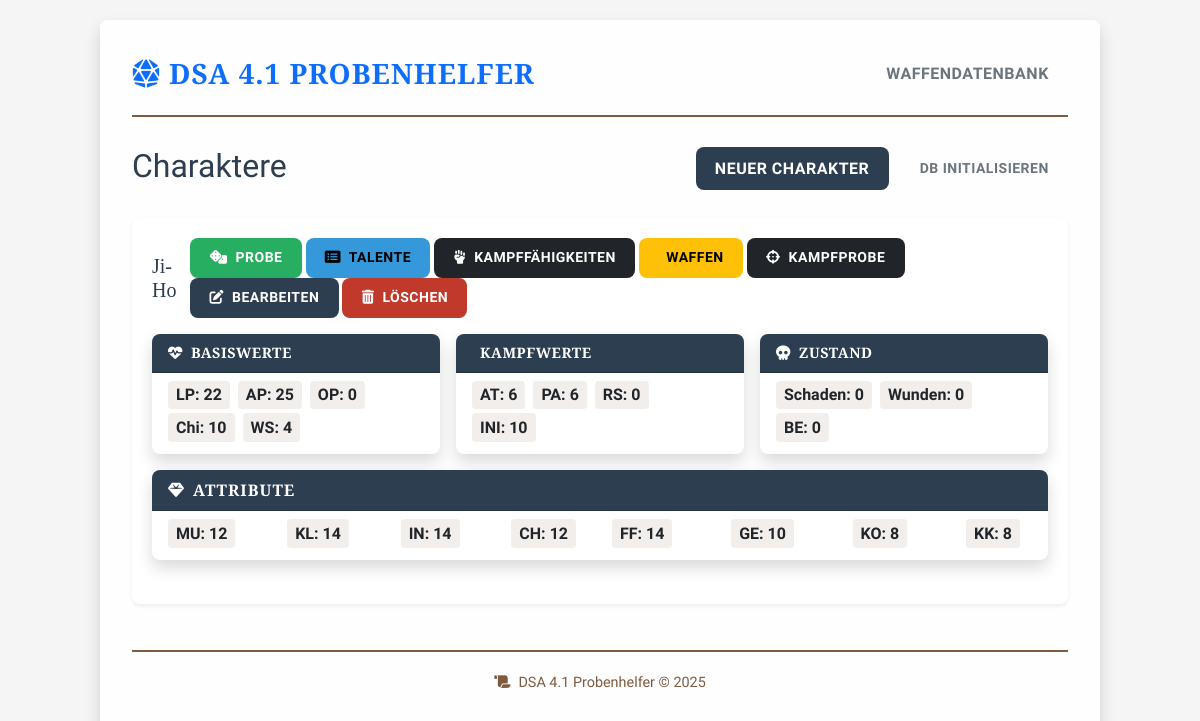
The page / on the database its author committed.
### app.py (models this page shows, shortened)
class Character(db.Model):
    id = db.Column(db.Integer, primary_key=True)
    name = db.Column(db.String(100), nullable=False)
    lp = db.Column(db.Integer, nullable=False)
    ap = db.Column(db.Integer, nullable=False)
    op = db.Column(db.Integer, nullable=False)
    chi = db.Column(db.Integer, nullable=False, default=0)  # Neue Spalte für Chi-Punkte
    rs_wert = db.Column(db.Integer, nullable=False)
    pa_basis = db.Column(db.Integer, nullable=False)
    at_basis = db.Column(db.Integer, nullable=False)
    wundschwelle = db.Column(db.Integer, nullable=False)
    damage = db.Column(db.Integer, nullable=False)
    wunden = db.Column(db.Integer, nullable=False)
    initiative = db.Column(db.Integer, nullable=False)
    mut = db.Column(db.Integer, nullable=False)
    klugheit = db.Column(db.Integer, nullable=False)
    intuition = db.Column(db.Integer, nullable=False)
    charisma = db.Column(db.Integer, nullable=False)
    fingerfertigkeit = db.Column(db.Integer, nullable=False)
    gewandtheit = db.Column(db.Integer, nullable=False)
    konstitution = db.Column(db.Integer, nullable=False)
    koerperkraft = db.Column(db.Integer, nullable=False)
    be = db.Column(db.Integer, default=0)
    talente = db.relationship('Talent', backref='character', lazy=True, cascade="all, delete-orphan")
    melee_weapon_links = db.relationship('CharacterMeleeWeapon', backref='character', lazy=True, cascade="all, delete-orphan")
    ranged_weapon_links = db.relationship('CharacterRangedWeapon', backref='character', lazy=True, cascade="all, delete-orphan")
    parry_weapon_links = db.relationship('CharacterParryWeapon', backref='character', lazy=True, cascade="all, delete-orphan")

### app.py (the view)
@app.route('/')
def index():
    characters = Character.query.all()
    return render_template('index.html', characters=characters)

### templates/index.html (shortened to what this page needs)
{% extends "layout.html" %}
{% block content %}
<div class="row mb-4">
    <div class="col">
        <h2>Charaktere</h2>
    </div>
    <div class="col text-end">
        <a href="{{ url_for('new_character') }}" class="btn btn-primary">Neuer Charakter</a>
        <a href="{{ url_for('init_db') }}" class="btn btn-outline-secondary btn-sm ms-2">DB initialisieren</a>
    </div>
</div>
{% if characters %}
    <div class="list-group mb-4">
        {% for character in characters %}
            <div class="list-group-item list-group-item-action character-card">
                <div class="d-flex w-100 justify-content-between align-items-center mb-3">
                    <h5 class="mb-0">{{ character.name }}</h5>
                    <div>
                        <a href="{{ url_for('probe', character_id=character.id) }}" class="btn btn-success btn-sm">
                            <i class="fas fa-dice me-1"></i> Probe
                        </a>
                        <a href="{{ url_for('character_talents', character_id=character.id) }}" class="btn btn-info btn-sm">
                            <i class="fas fa-list-alt me-1"></i> Talente
                        </a>
                        <a href="{{ url_for('character_combat_skills', character_id=character.id) }}" class="btn btn-dark btn-sm">
                            <i class="fas fa-fist-raised me-1"></i> Kampffähigkeiten
                        </a>
                        <a href="{{ url_for('character_weapons', character_id=character.id) }}" class="btn btn-warning btn-sm">
                             Waffen
                        </a>
                        <a href="{{ url_for('combat_probe', character_id=character.id) }}" class="btn btn-dark btn-sm">
                            <i class="fas fa-crosshairs me-1"></i> Kampfprobe
                        </a>
                        <a href="{{ url_for('edit_character', character_id=character.id) }}" class="btn btn-primary btn-sm">
                            <i class="fas fa-edit me-1"></i> Bearbeiten
                        </a>
                        <a href="{{ url_for('delete_character', character_id=character.id) }}" class="btn btn-danger btn-sm" onclick="return confirm('Charakter wirklich löschen?')">
                            <i class="fas fa-trash-alt me-1"></i> Löschen
                        </a>
                    </div>
                </div>
                <div class="row g-3 mb-3">
                    <div class="col-md-4">
                        <div class="card stat-card">
                            <div class="card-header py-2 px-3 d-flex align-items-center">
                                <i class="fas fa-heartbeat me-2"></i>Basiswerte
                            </div>
                            <div class="card-body py-2 px-3">
                                <div class="d-flex flex-wrap">
                                    <span class="stat-value">LP: {{ character.lp }}</span>
                                    <span class="stat-value">AP: {{ character.ap }}</span>
                                    <span class="stat-value">OP: {{ character.op }}</span>
                                    <span class="stat-value">Chi: {{ character.chi }}</span>
                                    <span class="stat-value">WS: {{ character.wundschwelle }}</span>
                                </div>
                            </div>
                        </div>
                    </div>
                    <div class="col-md-4">
                        <div class="card stat-card">
                            <div class="card-header py-2 px-3 d-flex align-items-center">
                                Kampfwerte
                            </div>
                            <div class="card-body py-2 px-3">
                                <div class="d-flex flex-wrap">
                                    <span class="stat-value">AT: {{ character.at_basis }}</span>
                                    <span class="stat-value">PA: {{ character.pa_basis }}</span>
                                    <span class="stat-value">RS: {{ character.rs_wert }}</span>
                                    <span class="stat-value">INI: {{ character.initiative }}</span>
                                </div>
                            </div>
                        </div>
                    </div>
                    <div class="col-md-4">
                        <div class="card stat-card">
                            <div class="card-header py-2 px-3 d-flex align-items-center">
                                <i class="fas fa-skull me-2"></i>Zustand
                            </div>
                            <div class="card-body py-2 px-3">
                                <div class="d-flex flex-wrap">
                                    <span class="stat-value">Schaden: {{ character.damage }}</span>
                                    <span class="stat-value">Wunden: {{ character.wunden }}</span>
                                    <span class="stat-value">BE: {{ character.be }}</span>
                                </div>
                            </div>
                        </div>
                    </div>
                </div>
                <div class="card attribute-card">
                    <div class="card-header py-2 px-3 d-flex align-items-center">
                        <i class="fas fa-gem me-2"></i>Attribute
                    </div>
                    <div class="card-body py-2 px-3">
                        <div class="row">
                            <div class="col-md-6">
                                <div class="attribute-section">
                                    <span class="attribute-value">MU: {{ character.mut }}</span>
                                    <span class="attribute-value">KL: {{ character.klugheit }}</span>
                                    <span class="attribute-value">IN: {{ character.intuition }}</span>
                                    <span class="attribute-value">CH: {{ character.charisma }}</span>
                                </div>
                            </div>
                            <div class="col-md-6">
                                <div class="attribute-section">
                                    <span class="attribute-value">FF: {{ character.fingerfertigkeit }}</span>
                                    <span class="attribute-value">GE: {{ character.gewandtheit }}</span>
                                    <span class="attribute-value">KO: {{ character.konstitution }}</span>
                                    <span class="attribute-value">KK: {{ character.koerperkraft }}</span>
                                </div>
                            </div>
                        </div>
                    </div>
                </div>
            </div>
        {% endfor %}
    </div>
{% else %}
    <div class="alert alert-info">
        Noch keine Charaktere vorhanden. Erstelle einen neuen Charakter, um zu beginnen.
    </div>
{% endif %}
{% endblock %}

### templates/layout.html (style rules this page uses)
:root { --primary-color: #2c3e50; --secondary-color: #7f5a3f; --accent-color: #c0392b; --success-color: #27ae60; --danger-color: #c0392b; --info-color: #3498db; --dark-color: #1a1a1a; --light-color: #f8f9fa; --border-radius: 0.5rem; --card-shadow: 0 0.5rem 1rem rgba(0, 0, 0, 0.15); --transition-speed: 0.3s; }
body { font-family: 'Raleway', sans-serif; color: var(--primary-color); background-color: #f5f5f5; background-image: url('https://www.transparenttextures.com/patterns/parchment.png'); padding-top: 20px; padding-bottom: 20px; }
.btn { transition: all var(--transition-speed); border-radius: var(--border-radius); font-weight: 600; text-transform: uppercase; letter-spacing: 0.5px; padding: 0.6rem 1.2rem; border: none; }
.btn-primary { background-color: var(--primary-color); }
.btn-success { background-color: var(--success-color); }
.btn-danger { background-color: var(--danger-color); }
.btn-info { background-color: var(--info-color); }
.card { border: none; border-radius: var(--border-radius); overflow: hidden; box-shadow: var(--card-shadow); transition: all var(--transition-speed); margin-bottom: 1.5rem; }
.card-header { background-color: var(--primary-color); color: white; font-family: 'Cinzel', serif; font-weight: 700; text-transform: uppercase; letter-spacing: 1px; padding: 1rem 1.5rem; }
.card-body { padding: 1.5rem; }
.list-group-item { border: none; padding: 1.25rem; margin-bottom: 0.5rem; border-radius: var(--border-radius) !important; transition: all var(--transition-speed); box-shadow: 0 0.125rem 0.25rem rgba(0, 0, 0, 0.075); }
.list-group-item h5 { font-family: 'Cinzel', serif; color: var(--primary-color); }
.character-card { transition: all 0.3s ease; margin-bottom: 1rem; }
.stat-card { height: 100%; margin-bottom: 0; }
.stat-card .card-header { font-weight: 600; text-transform: uppercase; letter-spacing: 0.5px; font-size: 0.9rem; padding: 0.5rem 1rem; }
.stat-card .card-body { padding: 0.75rem 1rem; }
.stat-value { font-weight: 600; margin-right: 0.5rem; margin-bottom: 0.25rem; display: inline-block; padding: 0.15rem 0.5rem; background-color: rgba(124, 90, 63, 0.1); border-radius: 0.25rem; white-space: nowrap; }
.attribute-card .card-body { padding: 0.75rem 1rem; }
.attribute-section { display: flex; flex-wrap: wrap; justify-content: space-between; }
.attribute-value { flex: 0 0 auto; margin-right: 0.75rem; margin-bottom: 0.25rem; font-weight: 600; white-space: nowrap; padding: 0.15rem 0.5rem; background-color: rgba(124, 90, 63, 0.1); border-radius: 0.25rem; }

### rows shown on the page
Character: name "Ji-Ho", lp "22", ap "25", op "0", chi "10", wundschwelle "4", at_basis "6", pa_basis "6", rs_wert "0", initiative "10", damage "0", wunden "0", be "0", mut "12", klugheit "14", intuition "14", charisma "12", fingerfertigkeit "14", gewandtheit "10", konstitution "8", koerperkraft "8"
